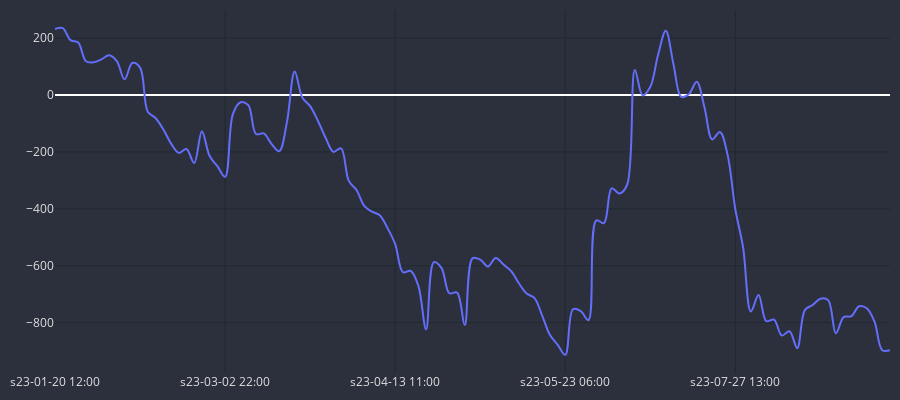

Notebook cell for this chart:
### Code cell
cp = CandlePlot(df_gains, candles=False)
cp.show_plot(line_traces=["GAIN_C"])
